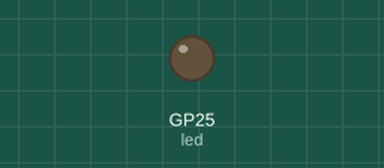
A program run on a simulated Raspberry Pi Pico running CircuitPython. On the bench: output pins drawn as LEDs (lit = HIGH). Dashed ring = blinking. The clock reads 2024-03-15 10:24:30 at power-on unless the program sets it; library files of the repository ran but are not shown: secrets.py; what the program prints to the serial console is not drawn. At 2.7 s the program ends and the board releases its pins; the recording ends there.

Above: at 0.7 s.
At 2.4 s:
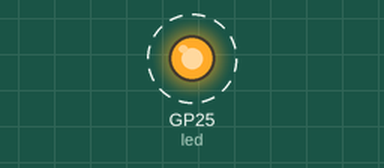
Timing chart, 0 to 2.7 s (numbered marks = the images above):
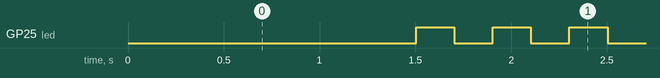

Measured:
- by itself, GP25 (led): alternates HIGH for 0.20 s and LOW for 0.20 s

The program:

code.py
```python
# code.py — Pico W → DS3231 via NTP sync

# Allows for the system to syc to an NTP server for UTC time.

import time
import board
import busio
import wifi
import socketpool
import adafruit_ntp
import adafruit_ds3231
import digitalio
import rtc as onboard_rtc
import secrets  # your Wi-Fi creds

# 1) I²C bus to the DS3231
i2c = busio.I2C(board.GP17, board.GP16)
ds3231 = adafruit_ds3231.DS3231(i2c)

# 2) Connect to Wi-Fi
print("Connecting to Wi-Fi…")
wifi.radio.connect(secrets.SSID, secrets.PASSWORD)
print("Connected!")

# 3) Fetch UTC from NTP
pool = socketpool.SocketPool(wifi.radio)
ntp = adafruit_ntp.NTP(pool, tz_offset=-6)  # tz_offset=0 for UTC
print("Getting time from NTP…")
ntp_time = ntp.datetime  # a time.struct_time: (Y, M, D, h, m, s, w, yday)
print("NTP time:", ntp_time)

# 4) Write to DS3231
ds3231.datetime = ntp_time
print("DS3231 now set to:", ds3231.datetime)

# 5) (Optional) also set the Pico’s onboard RTC so you can print/log later
onboard = onboard_rtc.RTC()
onboard.datetime = ntp_time

# Blink LED to show we’re done
led = digitalio.DigitalInOut(board.LED)
led.direction = digitalio.Direction.OUTPUT
for _ in range(6):
    led.value = not led.value
    time.sleep(0.2)

print("Sync complete — DS3231 locked to UTC from NTP.")
```
